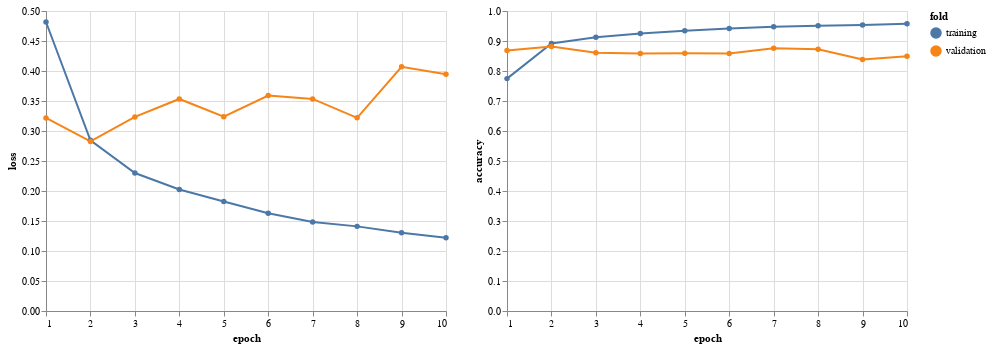

Notebook code cell kept with this figure:
### Code cell
_ = (
    pd.DataFrame(history.history)
    .reset_index()
    .rename(columns={"index": "epoch"})
    .assign(epoch=lambda df: df.epoch + 1)
)
df = pd.concat(
    [
        _.iloc[:, 0:3].assign(fold="training"),
        _.iloc[:, [0, -2, -1]]
        .rename(columns={"val_accuracy": "accuracy", "val_loss": "loss"})
        .assign(fold="validation"),
    ],
    axis=0,
).reset_index(drop=True)
base = alt.Chart(df).mark_line(point=True)
loss = base.encode(x="epoch:Q", y="loss", color="fold", tooltip=["epoch", alt.Tooltip("loss", format=",.2f")])
accuracy = base.encode(x="epoch:Q", y="accuracy", color="fold", tooltip=["epoch", alt.Tooltip("accuracy", format=",.2f")] )
loss | accuracy

### Figure 1 — Vega-Lite specification as saved in the notebook (floating-point values rounded to 4 significant figures)
{"config": {"view": {"continuousWidth": 400, "continuousHeight": 300}}, "hconcat": [{"mark": {"type": "line", "point": true}, "encoding": {"color": {"type": "nominal", "field": "fold"}, "tooltip": [{"type": "quantitative", "field": "epoch"}, {"type": "quantitative", "field": "loss", "format": ",.2f"}], "x": {"type": "quantitative", "field": "epoch"}, "y": {"type": "quantitative", "field": "loss"}}}, {"mark": {"type": "line", "point": true}, "encoding": {"color": {"type": "nominal", "field": "fold"}, "tooltip": [{"type": "quantitative", "field": "epoch"}, {"type": "quantitative", "field": "accuracy", "format": ",.2f"}], "x": {"type": "quantitative", "field": "epoch"}, "y": {"type": "quantitative", "field": "accuracy"}}}], "data": {"name": "data-67e4b41a53be9ddca5152b2fb7e3d352"}, "$schema": "https://vega.github.io/schema/vega-lite/v4.8.1.json", "datasets": {"data-67e4b41a53be9ddca5152b2fb7e3d352": [{"epoch": 1, "loss": 0.4817, "accuracy": 0.7746, "fold": "training"}, {"epoch": 2, "loss": 0.2845, "accuracy": 0.8916, "fold": "training"}, {"epoch": 3, "loss": 0.2299, "accuracy": 0.9127, "fold": "training"}, {"epoch": 4, "loss": 0.2025, "accuracy": 0.9249, "fold": "training"}, {"epoch": 5, "loss": 0.1825, "accuracy": 0.9338, "fold": "training"}, {"epoch": 6, "loss": 0.1629, "accuracy": 0.9416, "fold": "training"}, {"epoch": 7, "loss": 0.1484, "accuracy": 0.9472, "fold": "training"}, {"epoch": 8, "loss": 0.1411, "accuracy": 0.9508, "fold": "training"}, {"epoch": 9, "loss": 0.1306, "accuracy": 0.9532, "fold": "training"}, {"epoch": 10, "loss": 0.1219, "accuracy": 0.9574, "fold": "training"}, {"epoch": 1, "loss": 0.3218, "accuracy": 0.868, "fold": "validation"}, {"epoch": 2, "loss": 0.2826, "accuracy": 0.8819, "fold": "validation"}, {"epoch": 3, "loss": 0.3234, "accuracy": 0.8606, "fold": "validation"}, {"epoch": 4, "loss": 0.3534, "accuracy": 0.8583, "fold": "validation"}, {"epoch": 5, "loss": 0.3239, "accuracy": 0.8593, "fold": "validation"}, {"epoch": 6, "loss": 0.3592, "accuracy": 0.858, "fold": "validation"}, {"epoch": 7, "loss": 0.3535, "accuracy": 0.8756, "fold": "validation"}, {"epoch": 8, "loss": 0.3219, "accuracy": 0.8726, "fold": "validation"}, {"epoch": 9, "loss": 0.4069, "accuracy": 0.8381, "fold": "validation"}, {"epoch": 10, "loss": 0.3946, "accuracy": 0.8495, "fold": "validation"}]}}
